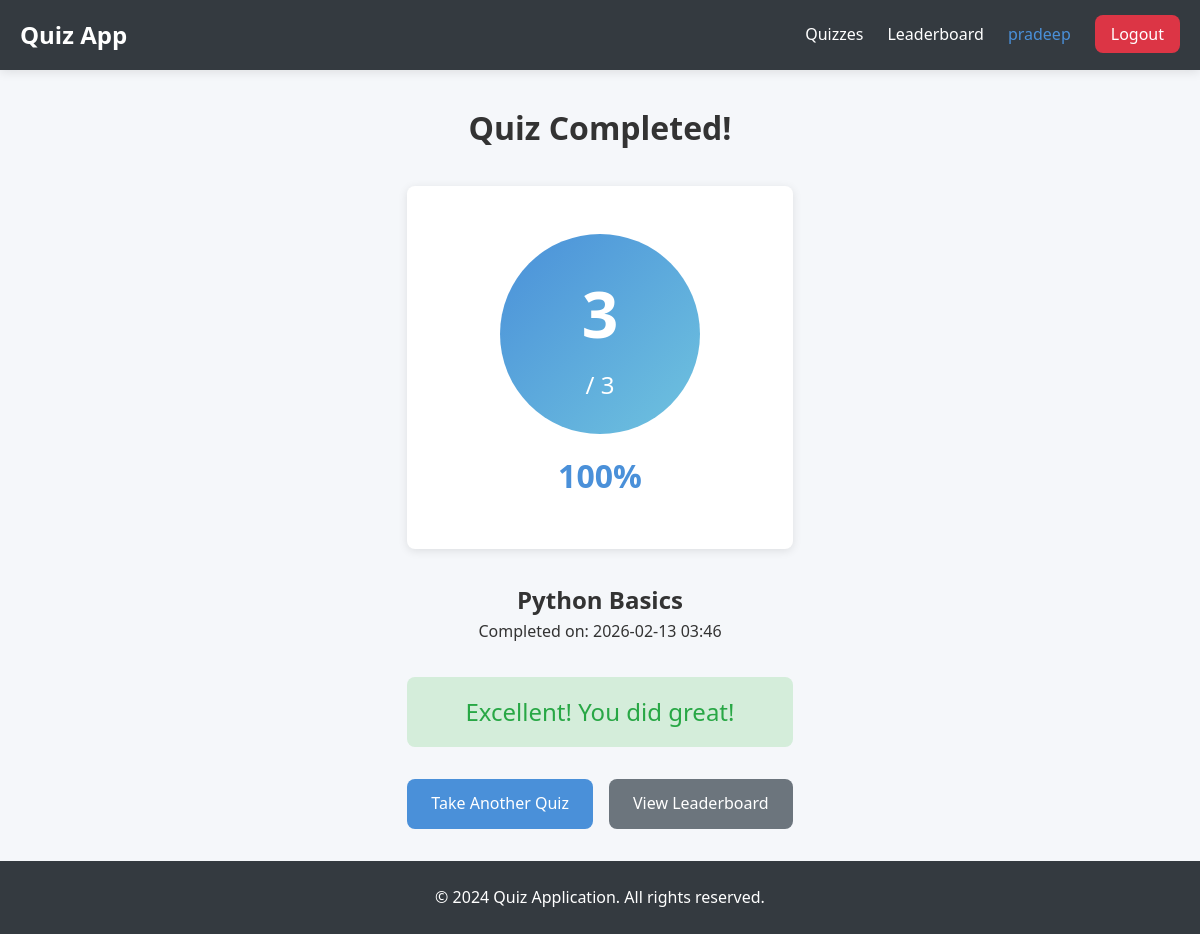
/result/1 (signed in), run on the app's committed database.
### app.py (models this page shows)
class User(UserMixin, db.Model):
    id = db.Column(db.Integer, primary_key=True)
    username = db.Column(db.String(150), unique=True, nullable=False)
    password_hash = db.Column(db.String(200), nullable=False)
    is_admin = db.Column(db.Boolean, default=False)
    scores = db.relationship('Score', backref='user', lazy=True)

class Score(db.Model):
    id = db.Column(db.Integer, primary_key=True)
    user_id = db.Column(db.Integer, db.ForeignKey('user.id'), nullable=False)
    quiz_id = db.Column(db.Integer, db.ForeignKey('quiz.id'), nullable=False)
    score = db.Column(db.Integer, nullable=False)
    total_questions = db.Column(db.Integer, nullable=False)
    completed_at = db.Column(db.DateTime, default=datetime.utcnow)
    quiz = db.relationship('Quiz')

class Quiz(db.Model):
    id = db.Column(db.Integer, primary_key=True)
    title = db.Column(db.String(200), nullable=False)
    description = db.Column(db.Text)
    questions = db.relationship('Question', backref='quiz', lazy=True)

### app.py (the view)
@app.route('/result/<int:score_id>')
@login_required
def result(score_id):
    score = Score.query.get_or_404(score_id)
    if score.user_id != current_user.id:
        return redirect(url_for('quizzes'))
    quiz_obj = Quiz.query.get(score.quiz_id)
    return render_template('result.html', score=score, quiz=quiz_obj)

### app.py (called while the page is built)
@login_manager.user_loader
def load_user(user_id):
    return User.query.get(int(user_id))

### templates/result.html (shortened to what this page needs)
{% extends "base.html" %}
{% block content %}
<div class="result-container">
    <h1>Quiz Completed!</h1>
    <div class="score-card">
        <div class="score-circle">
            <span class="score-value">{{ score.score }}</span>
            <span class="score-total">/ {{ score.total_questions }}</span>
        </div>
        <p class="score-percentage">{{ ((score.score / score.total_questions) * 100)|int }}%</p>
    </div>
    <div class="result-details">
        <h2>{{ quiz.title }}</h2>
        <p>Completed on: {{ score.completed_at.strftime('%Y-%m-%d %H:%M') }}</p>
    </div>
    <div class="result-message">
        {% if (score.score / score.total_questions) >= 0.8 %}
            <p class="message success">Excellent! You did great!</p>
        {% elif (score.score / score.total_questions) >= 0.6 %}
            <p class="message good">Good job! Keep practicing!</p>
        {% elif (score.score / score.total_questions) >= 0.4 %}
            <p class="message average">Not bad, but there's room for improvement!</p>
        {% else %}
            <p class="message needs-improvement">Keep learning! You'll get better!</p>
        {% endif %}
    </div>
    <div class="result-actions">
        <a href="{{ url_for('quizzes') }}" class="btn btn-primary">Take Another Quiz</a>
        <a href="{{ url_for('leaderboard') }}" class="btn btn-secondary">View Leaderboard</a>
    </div>
</div>
{% endblock %}

### templates/base.html (shortened to what this page needs)
<!DOCTYPE html>
<html lang="en">
<head>
    <link rel="stylesheet" href="{{ url_for('static', filename='css/styles.css') }}">
</head>
<body>
    <nav class="navbar">
        <div class="container">
            <a href="{{ url_for('index') }}" class="logo">Quiz App</a>
            <ul class="nav-links">
                {% if current_user.is_authenticated %}
                    <li><a href="{{ url_for('quizzes') }}">Quizzes</a></li>
                    <li><a href="{{ url_for('leaderboard') }}">Leaderboard</a></li>
                    <li><span class="username">{{ current_user.username }}</span></li>
                    <li><a href="{{ url_for('logout') }}" class="btn-logout">Logout</a></li>
                {% endif %}
            </ul>
        </div>
    </nav>
    <div class="container main-content">
        {% block content %}{% endblock %}
    </div>
    <footer class="footer">
        <div class="container">
            <p>&copy; 2024 Quiz Application. All rights reserved.</p>
        </div>
    </footer>
</body>
</html>

### static/css/styles.css (style rules this page uses)
:root { --primary-color: #4a90d9; --secondary-color: #6c757d; --success-color: #28a745; --danger-color: #dc3545; --warning-color: #ffc107; --light-bg: #f8f9fa; --dark-bg: #343a40; --text-color: #333; --border-radius: 8px; --box-shadow: 0 2px 10px rgba(0, 0, 0, 0.1); }
* { margin: 0; padding: 0; box-sizing: border-box; }
body { font-family: 'Segoe UI', Tahoma, Geneva, Verdana, sans-serif; background-color: #f5f7fa; color: var(--text-color); line-height: 1.6; min-height: 100vh; display: flex; flex-direction: column; }
.container { max-width: 1200px; margin: 0 auto; padding: 0 20px; }
.navbar { background-color: var(--dark-bg); color: white; padding: 1rem 0; box-shadow: var(--box-shadow); }
.navbar .container { display: flex; justify-content: space-between; align-items: center; }
.navbar .logo { font-size: 1.5rem; font-weight: bold; color: white; text-decoration: none; }
.nav-links { display: flex; list-style: none; gap: 1.5rem; align-items: center; }
.nav-links a { color: white; text-decoration: none; transition: color 0.3s; }
.nav-links .username { color: var(--primary-color); font-weight: 500; }
.btn-logout { background-color: var(--danger-color); padding: 0.5rem 1rem; border-radius: var(--border-radius); }
.main-content { flex: 1; padding: 2rem 0; }
.btn { display: inline-block; padding: 0.75rem 1.5rem; border: none; border-radius: var(--border-radius); font-size: 1rem; cursor: pointer; text-decoration: none; text-align: center; transition: all 0.3s; }
.btn-primary { background-color: var(--primary-color); color: white; }
.btn-secondary { background-color: var(--secondary-color); color: white; }
.result-container { max-width: 600px; margin: 0 auto; text-align: center; }
.score-card { background: white; padding: 3rem; border-radius: var(--border-radius); box-shadow: var(--box-shadow); margin: 2rem 0; }
.score-circle { display: flex; flex-direction: column; align-items: center; justify-content: center; width: 200px; height: 200px; border-radius: 50%; background: linear-gradient(135deg, var(--primary-color), #6fc3df); color: white; margin: 0 auto 1rem; }
.score-value { font-size: 4rem; font-weight: bold; }
.score-total { font-size: 1.5rem; }
.score-percentage { font-size: 2rem; font-weight: bold; color: var(--primary-color); }
.result-message { margin: 2rem 0; }
.message { font-size: 1.5rem; padding: 1rem; border-radius: var(--border-radius); }
.message.success { background-color: #d4edda; color: var(--success-color); }
.result-actions { display: flex; gap: 1rem; justify-content: center; margin-top: 2rem; }
.footer { background-color: var(--dark-bg); color: white; padding: 1.5rem 0; text-align: center; margin-top: auto; }

### data on the page
User: username "pradeep"
Score: score "3", total_questions "3", ((score.score/score.total_questions)*100)|int "100", completed_at "2026-02-13 03:46"
Quiz: title "Python Basics"
